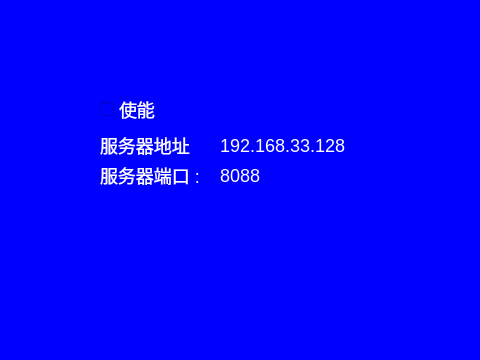
<?xml version="1.0" encoding="UTF-8"?>
<ui version="4.0">
 <class>PlatformSetting</class>
 <widget class="QWidget" name="PlatformSetting">
  <property name="geometry">
   <rect>
    <x>0</x>
    <y>0</y>
    <width>480</width>
    <height>360</height>
   </rect>
  </property>
  <property name="windowTitle">
   <string>PlatformSetting</string>
  </property>
  <property name="styleSheet">
   <string notr="true">
*{
color: rgb(255, 255, 255);
background-color: rgba(0, 0, 255, 100%);
font: 18px;
/*border:1px solid red;*/
}

#widgetHead{
	/*background-color: rgba(20 ,30, 30,100);*/
	/*border-bottom:1px solid #F8F8FF;*/
}

#tableWidget::item:focus{
	/*border: 0px solid rgb(255,209,128);)*/
border: 0px;
background-color::rgb(255,209,128);
}


</string>
  </property>
  <widget class="QWidget" name="baseWidget" native="true">
   <property name="geometry">
    <rect>
     <x>0</x>
     <y>0</y>
     <width>480</width>
     <height>360</height>
    </rect>
   </property>
   <widget class="QLabel" name="serverIpVal">
    <property name="geometry">
     <rect>
      <x>220</x>
      <y>130</y>
      <width>141</width>
      <height>31</height>
     </rect>
    </property>
    <property name="text">
     <string>192.168.33.128</string>
    </property>
   </widget>
   <widget class="QCheckBox" name="enable">
    <property name="geometry">
     <rect>
      <x>100</x>
      <y>100</y>
      <width>91</width>
      <height>19</height>
     </rect>
    </property>
    <property name="text">
     <string>使能</string>
    </property>
   </widget>
   <widget class="QLabel" name="serverIp">
    <property name="geometry">
     <rect>
      <x>100</x>
      <y>130</y>
      <width>91</width>
      <height>31</height>
     </rect>
    </property>
    <property name="text">
     <string>服务器地址 :</string>
    </property>
   </widget>
   <widget class="QLabel" name="serverPortVal">
    <property name="geometry">
     <rect>
      <x>220</x>
      <y>160</y>
      <width>141</width>
      <height>31</height>
     </rect>
    </property>
    <property name="text">
     <string>8088</string>
    </property>
   </widget>
   <widget class="QLabel" name="serverPort">
    <property name="geometry">
     <rect>
      <x>100</x>
      <y>160</y>
      <width>101</width>
      <height>31</height>
     </rect>
    </property>
    <property name="text">
     <string>服务器端口 :</string>
    </property>
   </widget>
  </widget>
 </widget>
 <resources/>
 <connections/>
</ui>
